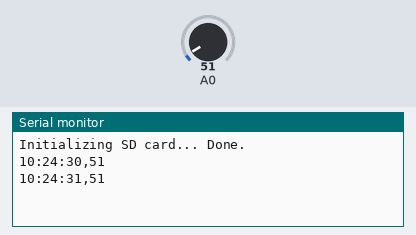
Bench run of a sketch on a simulated Arduino Uno, built with avr-gcc and run on an emulated ATmega328P. On the bench: the last lines printed to the serial monitor. Wiring (inferred from the names in the program): DS1307 clock at I2C address 0x68. Inputs (shaded band) come from the test bench; at power-on: A0 = 51. The local clock reads 2024-03-15 10:24:30 at power-on unless the sketch sets it; storage starts empty.

Above: at 1.8 s.
1.9 s: A0 set to 61
At 2.9 s:
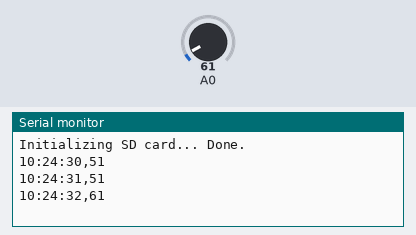
3.4 s: A0 set to 71
At 4.9 s:
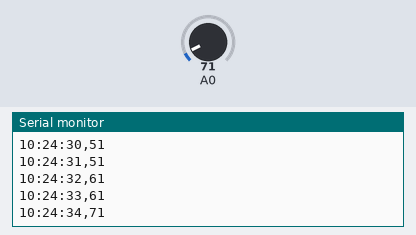
Timing chart, 0 to 6.4 s (numbered marks = the images above; inputs shaded):
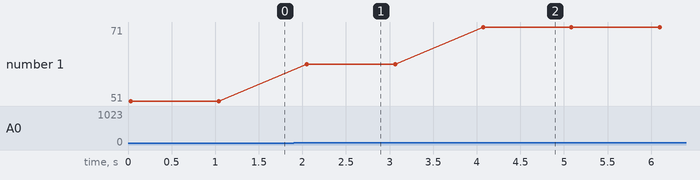

The sketch:

DataLogger.ino
```cpp
// Include libraries
#include <SPI.h>     // For SPI communication
#include <SD.h>      // For SD operations
#include <DS130X.h>  // For DS1307

// Global variables
DS1307 rtc;
File f;

void setup() {
  Serial.begin(9600); // Open a serial port

  // Init SD card
  Serial.print("Initializing SD card... ");

  if (!SD.begin(4)) {
    Serial.println("Failed.");
    while (1);
  }
  Serial.println("Done.");
}

void loop() {
  // Open success, start logging
  String line = rtc.timeStr() + ","; // Get the time and delimit with comma

  int reading = analogRead(A0);

  // Perform necessary calculations here
  //reading = (reading * 500) / 1023; // For LM35: value -> deg C

  line.concat(reading); // Append reading to line

  f = SD.open("log.txt", FILE_WRITE); // Open log.txt for writing
  f.println(line);      // Write to file
  Serial.println(line); // Print line to serial monitor
  f.close();            // Close file
  delay(1000);          // Delay 1 second
}
```

Measured:
- after the input at 1.9 s, the serial monitor: prints a new line after 0.15 s (image 1)
- after the input at 3.4 s, the serial monitor: prints a new line after 0.67 s (image 2)
- plotted number 1: 51 → 61 after the input at 1.9 s, 61 → 71 after the input at 3.4 s
